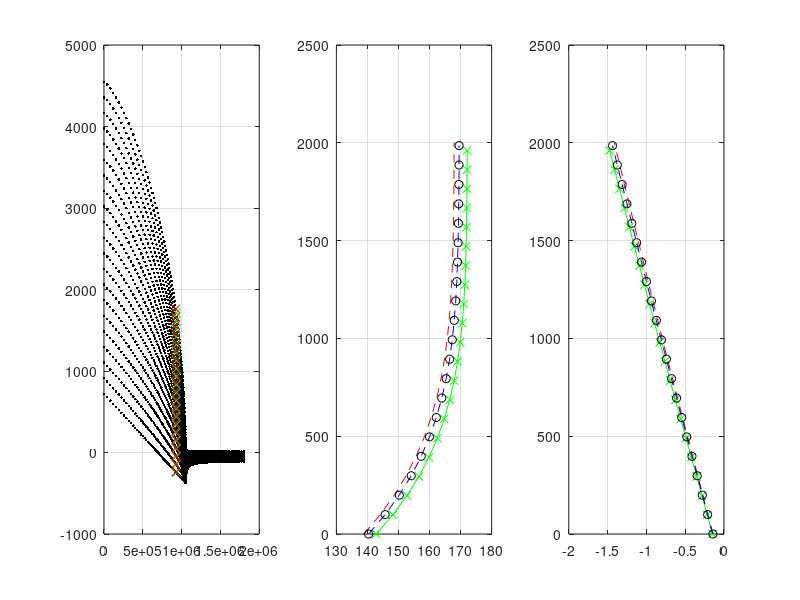

Recreate this plot in MATLAB. (Note: this script raises an error after producing the figure.)
clear all; close all
%MeshResolution
meshresolution=1000;
%Choose model domain smaller than data domain with this value.
dist2boundary=5000;
%Domain Width in m+5km to avoide interpolation issues at boundary; spacing;
LY = 50*1000;dy=1000;
%Domain Length in m; Center at GL
LX = 250*1000;dx=1000;
%Grounding line x in Mismip2D
GLx = 1054*1000;
%Vertical Layers for Velocity Interpolation
vertlayers=21;


%Load Input from Mismip2D
load('mismip_1a4_09.nh.csv')
Mismip2D = mismip_1a4_09_nh;
indnonzeroZs = find(Mismip2D(:,7)~=0);
indnonzeroZb = find(Mismip2D(:,9)~=0);
indnonzeroBed = find(Mismip2D(:,9)~=0);
Zs = Mismip2D(indnonzeroZs,7);
V1 = Mismip2D(:,20);
V2 = Mismip2D(:,21);
Depth = Mismip2D(:,11);
Height = Mismip2D(:,12);
Zb = Mismip2D(indnonzeroZb,9);
Bed = Mismip2D(indnonzeroBed,6);
x = Mismip2D(:,26);
z = Mismip2D(:,27);

%Get interpolated  2D DEM centered at GL and clipped to area of interest
xv=(-LX/2:dx:LX/2)+GLx;
yv=(-LY/2:dy:LY/2);
Bedi = interp1(x(indnonzeroBed),Bed,xv,'PCHIP');
Zbi = interp1(x(indnonzeroZb),Zb,xv,'PCHIP');
Zsi = interp1(x(indnonzeroZs),Zs,xv,'PCHIP');

%Get interpolated velocities at back boundary
x2=x;
[val, valindback] = min(abs(x2-min(xv)));
backboundary1 = find(x2==x(valindback));
x2(backboundary1) = NaN;
[val2, valindback2] = min(abs(x2-min(xv)));
backboundary2 = find(x2==x(valindback2));

meanV1back = (val*V1(backboundary1)+val2*V1(backboundary2))/(val+val2);
meanV2back = (val*V2(backboundary1)+val2*V2(backboundary2))/(val+val2);
meanHeightback = (val*Height(backboundary1)+val2*Height(backboundary2))/(val+val2);



%Fit Polynomial, to be used at back boundary in Elmer
[coeffV1] = polyfit(meanHeightback,meanV1back,4);
[coeffV2] = polyfit(meanHeightback,meanV2back,2);
str=strcat('Coefficients for V1 as function of height: ',num2str(coeffV1));
display(str)
str=strcat('Coefficients for V2 as function of height: ',num2str(coeffV2));
display(str)

figure(33)
subplot(1,3,1)
plot(x,z,'k.');hold on
plot(x(backboundary1),z(backboundary1),'gx')
plot(x(backboundary2),z(backboundary2),'rx')
grid on
subplot(1,3,2)
plot(V1(backboundary1),Height(backboundary1),'g-x');hold on;
plot(V1(backboundary2),Height(backboundary2),'r--')
plot(meanV1back,meanHeightback,'b--')
plot(polyval(coeffV1,meanHeightback),meanHeightback,'ko')
grid on
subplot(1,3,3)
plot(V2(backboundary1),Height(backboundary1),'g-x');hold on;
plot(V2(backboundary2),Height(backboundary2),'r--')
plot(meanV2back,meanHeightback,'b--')
plot(polyval(coeffV2,meanHeightback),meanHeightback,'ko')
grid on

%Extrusion

 [X,Y] = meshgrid(yv,xv);
 for k=1:length(yv)
    ZB(:,k) = Zbi;
    BED(:,k)= Bedi;
    ZS(:,k) = Zsi;
end
%Write DEM Files to be read into Elmer
ZBout =[Y(:), X(:), ZB(:)];
ZSout =[Y(:), X(:), ZS(:)];
BEDout =[Y(:), X(:), BED(:)];
ZBouts = sortrows(ZBout,1);
BEDouts = sortrows(BEDout,1);
ZSouts = sortrows(ZSout,1);
save('ZB.xyz','ZBouts','-ASCII')
save('ZS.xyz','ZSouts','-ASCII')
save('BED.xyz','BEDouts','-ASCII')

%Write 4 point Mesh.geo file for GMSS
%It will include 4 boundaries.
fileID = fopen('Mesh.geo','w');
corners(1,:) = [max(yv)-dist2boundary,min(xv)+dist2boundary]; %rightback looking downstream
corners(2,:) = [min(yv)+dist2boundary,min(xv)+dist2boundary];  %leftback
corners(3,:) = [min(yv)+dist2boundary,max(xv)-dist2boundary]; %leftfront
corners(4,:) = [max(yv)-dist2boundary,max(xv)-dist2boundary]; %rightfront

fileID = fopen('Mesh.geo','w');
fprintf(fileID,'Mesh.Algorithm=5;\n');
for k=1:4
   str = strcat('Point(',num2str(k),')={',num2str(corners(k,2)),',',num2str(corners(k,1)),',0.0,',num2str(meshresolution),'};\n');
   fprintf(fileID,str);
end

fprintf(fileID,'Line(1)={1,2};\n');
fprintf(fileID,'Line(2)={2,3};\n');
fprintf(fileID,'Line(3)={3,4};\n');
fprintf(fileID,'Line(4)={4,1};\n');
fprintf(fileID,'Line Loop(5)={1,2,3,4};\n')
fprintf(fileID,'Physical Line(6)={1};\n')
fprintf(fileID,'Physical Line(7)={2};\n')
fprintf(fileID,'Physical Line(8)={3};\n')
fprintf(fileID,'Physical Line(9)={4};\n')
fprintf(fileID,'Plane Surface(10)={5};\n')
fprintf(fileID,'Physical Surface(11)={10};\n')
fprintf(fileID,'Transfinite Surface {10};\n')
fprintf(fileID,'Recombine Surface {10};')
fclose(fileID)

str=strcat('$yzero=',num2str(min(yv)));
display(str)
str=strcat('$xzero=',num2str(min(xv)));
display(str)
[w h]=size(BED);
str=strcat('$llx=',num2str((w-1)*dx));
display(str)
str=strcat('$lly=',num2str((h-1)*dy));
display(str)
str=strcat('$nny=',num2str(h));
display(str)
str=strcat('$nnx=',num2str(w));
display(str)
str='$nanvalue = -9999.0';
display(str)

%Indices for areas of interest.
[val valindback] = min(abs(x-min(xv)));
backboundary = find(x==x(valindback));
[val valindfront] = min(abs(x-max(xv)));
frontboundary = find(x==x(valindfront));
indbox = find(x>x(valindback) & x<x(valindfront));

%figure(1)
%subplot(1,3,1)
%plot(x(indnonzeroBed)/1000,Bed,'k--')
%hold on
%plot(xv/1000,Bedi,'kx')
%plot(x(indnonzeroZs)/1000,Zs,'b--')
%plot(xv/1000,Zsi,'bx')
%plot(x(indnonzeroZb)/1000,Zb,'y--')
%plot(xv/1000,Zbi,'yx')
%xlabel('distance (km)')
%ylabel('height (m)')
%subplot(1,3,2)
%scatter(x/1000,z,5,V1)
%colorbar;
%subplot(1,3,3)
%scatter(x/1000,z,5,V2)
%colorbar

%figure(2)
%subplot(2,1,1)
%plot(x,z,'k.');hold on
%plot(x(indbox),z(indbox),'g.')

%V1i=griddata(x(indbox),y(indbox),V1(indbox),xv,y(indbox)

%figure(3)
%imagesc(yv/1000,xv/1000,ZS);set(gca(),'YDir','normal')
%hold on
%plot(corners(1,1)/1000,corners(1,2)/1000,'kx')
%plot(corners(2,1)/1000,corners(2,2)/1000,'rx')
%plot(corners(3,1)/1000,corners(3,2)/1000,'yx')
%plot(corners(4,1)/1000,corners(4,2)/1000,'mx')
%figure(4)
% Bump function with sigma and amplitude

M = zeros(251,51)
N = 1; % number of bumps
sigma = 1000;% std (width) of Gauss 
maxAmplitude = 350; % maximum height

  % random location of bumps or xc, yc for grounding line position
    xc = 0
    yc = GLx


sigma_x = 500;
sigma_y = 1000;

theta = 2*pi
    a = cos(theta)^2/(2*sigma_x^2) + sin(theta)^2/(2*sigma_y^2);
    b = -sin(2*theta)/(4*sigma_x^2) + sin(2*theta)/(4*sigma_y^2);
    c = sin(theta)^2/(2*sigma_x^2) + cos(theta)^2/(2*sigma_y^2);

    Z_new = maxAmplitude*exp( - (a*(X-xc).^2 + 2*b*(X-xc).*(Y-yc) + c*(Y-yc).^2));
 
    % Gauss function
    exponent = ((X-xc).^2 + (Y-yc).^2)./(sigma^2);
    amplitude = maxAmplitude; 
    
    % add Gauss to the matrix M
    M = M + amplitude*exp(-exponent);


% add Gauss to topography
Zero = zeros(251,51)
BED_B = BED + Z_new;
ZB_B = ZB + [Z_new(1:125,:);Zero(126:251,:)];
%ZB_B = [ZB_B, ZB_new(125:251,:)]

%figure(5)
%surf(BED_B)
%shading interp

% safe new bedrock topo for elmer
BEDout_1 =[Y(:), X(:), BED_B(:)];
ZBout_1 =[Y(:), X(:), ZB_B(:)];

BED_bump600 = sortrows(BEDout_1,1);
ZB_bump600 = sortrows(ZBout_1,1);

%save('BEDbump200_5001000_0.xyz','BED_bump600','-ASCII');
%save('ZBbump200_5001000_0.xyz','ZB_bump600','-ASCII');

TEST = load('Mismip3DSetUpSteadyState_UniformMesh/TEST.xyz')
TEST_1 = load('Mismip3DSetUpSteadyState_UniformMesh/ZB.xyz') 
TEST_2 = load('Mismip3DSetUpSteadyState_UniformMesh/ZS.xyz')

% figure for all

%Z = reshape(Z(201,51))

figure(6)
surf (ZB_B)
hold on
%surf (ZB)
surf(BED_B)
surf (ZS)

figure(7)
surf(TEST)
hold on
surf(TEST_1)
surf(TEST_2)

